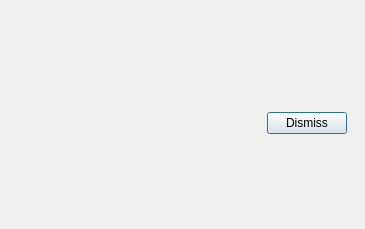
<?xml version="1.0" encoding="UTF-8"?>
<ui version="4.0">
 <class>PropertyMetricsDialogBase</class>
 <widget class="QDialog" name="PropertyMetricsDialogBase">
  <property name="geometry">
   <rect>
    <x>0</x>
    <y>0</y>
    <width>365</width>
    <height>229</height>
   </rect>
  </property>
  <property name="windowTitle">
   <string>Paddock Power | Details</string>
  </property>
  <property name="toolTip">
   <string>View the details of this feature</string>
  </property>
  <property name="styleSheet">
   <string notr="true"/>
  </property>
  <property name="modal">
   <bool>false</bool>
  </property>
  <layout class="QVBoxLayout" name="verticalLayout" stretch="1,0">
   <property name="spacing">
    <number>6</number>
   </property>
   <property name="leftMargin">
    <number>9</number>
   </property>
   <property name="topMargin">
    <number>9</number>
   </property>
   <property name="rightMargin">
    <number>9</number>
   </property>
   <property name="bottomMargin">
    <number>9</number>
   </property>
   <item>
    <layout class="QVBoxLayout" name="detailsLayout">
     <property name="leftMargin">
      <number>9</number>
     </property>
     <property name="topMargin">
      <number>9</number>
     </property>
     <property name="rightMargin">
      <number>9</number>
     </property>
     <property name="bottomMargin">
      <number>9</number>
     </property>
    </layout>
   </item>
   <item>
    <layout class="QHBoxLayout" name="horizontalLayout" stretch="0,0">
     <property name="leftMargin">
      <number>9</number>
     </property>
     <property name="topMargin">
      <number>9</number>
     </property>
     <property name="rightMargin">
      <number>9</number>
     </property>
     <property name="bottomMargin">
      <number>9</number>
     </property>
     <item>
      <spacer name="horizontalSpacer">
       <property name="orientation">
        <enum>Qt::Horizontal</enum>
       </property>
       <property name="sizeHint" stdset="0">
        <size>
         <width>40</width>
         <height>20</height>
        </size>
       </property>
      </spacer>
     </item>
     <item>
      <widget class="QPushButton" name="dismissButton">
       <property name="text">
        <string>Dismiss</string>
       </property>
      </widget>
     </item>
    </layout>
   </item>
  </layout>
 </widget>
 <resources/>
 <connections/>
</ui>
